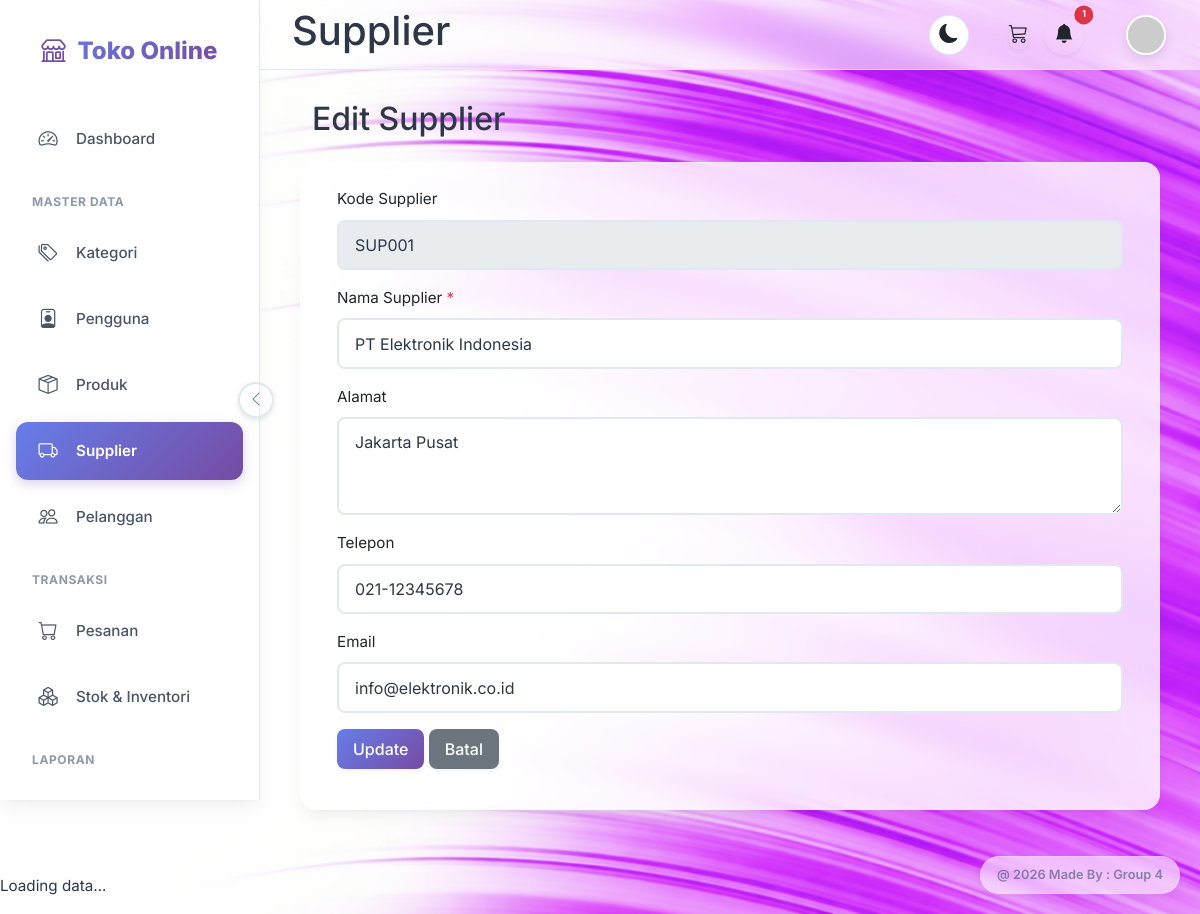
The page /supplier/edit.php?id=1 (signed in) on the database its author committed.
### tables this page shows
CREATE TABLE `supplier` (
  `id` int(11) NOT NULL,
  `users_id` int(11) DEFAULT NULL,
  `kode_supplier` varchar(20) NOT NULL,
  `nama_supplier` varchar(100) NOT NULL,
  `alamat` text DEFAULT NULL,
  `telepon` varchar(20) DEFAULT NULL,
  `email` varchar(100) DEFAULT NULL,
  `created_at` timestamp NOT NULL DEFAULT current_timestamp()
);

### supplier/edit.php (the view, shortened to what this page needs)
<?php
require_once '../config/database.php';
$id = $_GET['id'] ?? 0;
$sql = "SELECT * FROM `supplier` WHERE `id` = ?";
$stmt = mysqli_prepare($connection, $sql);
mysqli_stmt_bind_param($stmt, 'i', $id);
mysqli_stmt_execute($stmt);
$result = mysqli_stmt_get_result($stmt);
$data = mysqli_fetch_assoc($result);
?>
<?php include '../views/' . $THEME . '/header.php'; ?>
<?php include '../views/' . $THEME . '/sidebar.php'; ?>
<?php include '../views/' . $THEME . '/topnav.php'; ?>
<?php include '../views/' . $THEME . '/upper_block.php'; ?>
<div class="mb-3">
    <h2>Edit Supplier</h2>
</div>
<div class="card">
    <div class="card-body">
        <form method="POST" action="">
            <div class="mb-3">
                <label for="kode_supplier" class="form-label">Kode Supplier</label>
                <input type="text" class="form-control" value="<?= htmlspecialchars($data['kode_supplier']) ?>"
                    disabled>
            </div>
            <div class="mb-3">
                <label for="nama_supplier" class="form-label">Nama Supplier <span class="text-danger">*</span></label>
                <input type="text" class="form-control" id="nama_supplier" name="nama_supplier"
                    value="<?= htmlspecialchars($data['nama_supplier']) ?>" required>
            </div>
            <div class="mb-3">
                <label for="alamat" class="form-label">Alamat</label>
                <textarea class="form-control" id="alamat" name="alamat"
                    rows="3"><?= htmlspecialchars($data['alamat']) ?></textarea>
            </div>
            <div class="mb-3">
                <label for="telepon" class="form-label">Telepon</label>
                <input type="text" class="form-control" id="telepon" name="telepon"
                    value="<?= htmlspecialchars($data['telepon']) ?>">
            </div>
            <div class="mb-3">
                <label for="email" class="form-label">Email</label>
                <input type="email" class="form-control" id="email" name="email"
                    value="<?= htmlspecialchars($data['email']) ?>">
            </div>
            <div class="mb-3">
                <button type="submit" class="btn btn-primary">Update</button>
                <a href="index.php" class="btn btn-secondary">Batal</a>
            </div>
        </form>
    </div>
</div>
<?php include '../views/' . $THEME . '/lower_block.php'; ?>
<?php include '../views/' . $THEME . '/footer.php'; ?>

### assets/default/css/style.css (style rules this page uses)
:root { --primary-gradient: linear-gradient(135deg, #667eea 0%, #764ba2 100%); --primary-color: #667eea; --secondary-color: #a0aec0; --success-bg: #c6f6d5; --success-text: #22543d; --warning-bg: #feebc8; --warning-text: #744210; --danger-bg: #fed7d7; --danger-text: #822727; --info-bg: #bee3f8; --info-text: #2c5282; --bg-body: #f8f9fe; --bg-card: #ffffff; --text-main: #2d3748; --text-muted: #718096; --sidebar-bg: rgba(255, 255, 255, 0.7); --sidebar-text: #4a5568; --sidebar-hover-bg: rgba(247, 250, 252, 0.8); --sidebar-active-bg: rgba(235, 244, 255, 0.8); --sidebar-active-text: #5a67d8; --border-color: #e2e8f0; --card-shadow: 0 10px 15px -3px rgba(0, 0, 0, 0.05), 0 4px 6px -2px rgba(0, 0, 0, 0.025); --hover-shadow: 0 20px 25px -5px rgba(0, 0, 0, 0.1), 0 10px 10px -5px rgba(0, 0, 0, 0.04); --font-family: 'Inter', system-ui, -apple-system, sans-serif; --border-radius: 1rem; --transition-speed: 0.3s cubic-bezier(0.4, 0, 0.2, 1); }
html { scrollbar-width: none; -ms-overflow-style: none; }
body { font-family: var(--font-family); background-color: var(--bg-body); color: var(--text-main); font-size: 0.95rem; transition: background-color 0.3s ease, color 0.3s ease; -webkit-font-smoothing: antialiased; line-height: 1.6; background-image: url('../images/bg-light.png'); background-size: cover; background-position: center; background-attachment: fixed; background-repeat: no-repeat; }
.btn { border-radius: 0.5rem; font-weight: 500; padding: 0.5rem 1rem; transition: all 0.2s; border: none; box-shadow: 0 2px 4px rgba(0, 0, 0, 0.05); }
.btn-primary { background: var(--primary-gradient); color: white; border: none; }
.card { border: none; border-radius: var(--border-radius); box-shadow: var(--card-shadow); background-color: rgba(255, 255, 255, 0.8); backdrop-filter: blur(10px); margin-bottom: 1.5rem; overflow: hidden; transition: all 0.3s ease; border: 1px solid rgba(255, 255, 255, 0.3); }
.card-body { padding: 1.5rem; }
.form-control, .form-select { border-radius: 0.5rem; padding: 0.7rem 1rem; border: 2px solid var(--border-color); background-color: var(--bg-card); color: var(--text-main); transition: all 0.2s; }

### rows shown on the page
supplier: kode_supplier "SUP001", nama_supplier "PT Elektronik Indonesia", alamat "Jakarta Pusat", telepon "021-12345678", email "info@elektronik.co.id"

### other values the page prints
count($notifs) "1"
